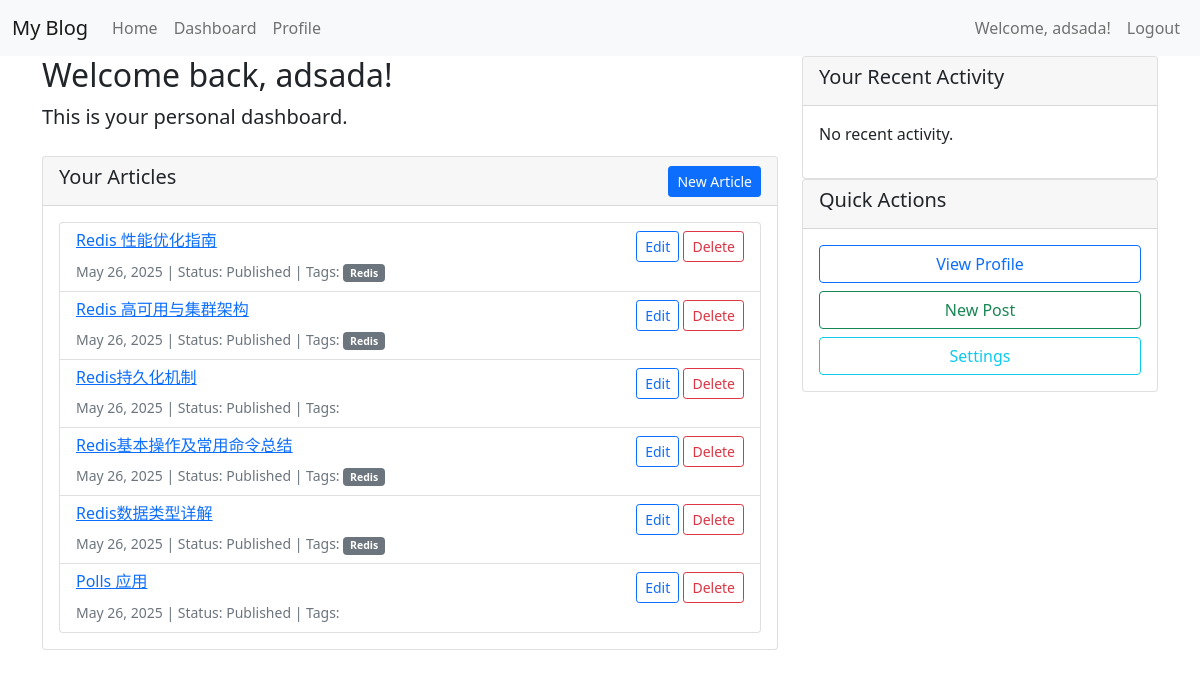
The app's page /dashboard/ (signed in) with its own data.
### blog/models.py (models this page shows, shortened)
class Article(models.Model):
    title = models.CharField(max_length=200)
    content = models.TextField()
    author = models.ForeignKey(User, on_delete=models.CASCADE)
    created_at = models.DateTimeField(default=timezone.now)
    updated_at = models.DateTimeField(auto_now=True)
    published = models.BooleanField(default=True)
    tags = TaggableManager()  # 替换原来的tags字段
    views = models.PositiveIntegerField(default=0)  # 新增，用于统计浏览量
    content_markdown = models.TextField(blank=True, editable=False)  # 新增字段，用于存储转换后的HTML
    class Meta:
        ordering = ['-created_at']

### blog/views.py (the view)
# urls.py: path('dashboard/', views.dashboard_view, name='dashboard'),  # 登录后的首页
@login_required
def dashboard_view(request):
    return render(request, 'blog/dashboard.html')

### templates/blog/dashboard.html (shortened to what this page needs)
{% extends 'blog/base.html' %}
{% block content %}
<div class="container">
    <div class="row">
    <div class="col-md-8">
        <h2>Welcome back, {{ user.username }}!</h2>
        <p class="lead">This is your personal dashboard.</p>
        <div class="card mt-4">
            <div class="card-header d-flex justify-content-between align-items-center">
                <h5>Your Articles</h5>
                <a href="{% url 'article_create' %}" class="btn btn-sm btn-primary">New Article</a>
            </div>
                <div class="card-body">
                    {% if user.article_set.all %}
                    <div class="list-group">
                        {% for article in user.article_set.all %}
                        <div class="list-group-item">
                            <div class="d-flex justify-content-between">
                                <div>
                                    <h6><a href="{% url 'article_detail' article.pk %}">{{ article.title }}</a></h6>
                                    <small class="text-muted">
                                        {{ article.created_at|date:"F d, Y" }} |
                                        Status: {% if article.published %}Published{% else %}Draft{% endif %} |
                                        Tags:
                                        {% for tag in article.tags.all %}
                                        <a href="{% url 'article_list_by_tag' tag.slug %}" class="badge bg-secondary text-decoration-none">
                                            {{ tag.name|safe }}
                                        </a>
                                        {% endfor %}
                                    </small>
                                </div>
                                <div>
                                    <a href="{% url 'article_update' article.pk %}" class="btn btn-sm btn-outline-primary">Edit</a>
                                    <a href="{% url 'article_delete' article.pk %}" class="btn btn-sm btn-outline-danger">Delete</a>
                                </div>
                            </div>
                        </div>
                        {% endfor %}
                    </div>
                    {% else %}
                    <p>You haven't written any articles yet.</p>
                    {% endif %}
                </div>
            </div>
        </div>
    <div class="col-md-4">
        <div class="card">
            <div class="card-header">
                    <h5>Your Recent Activity</h5>
            </div>
            <div class="card-body">
                <p>No recent activity.</p>
            </div>
        </div>
        <div class="card">
            <div class="card-header">
                <h5>Quick Actions</h5>
            </div>
            <div class="card-body">
                <a href="{% url 'profile' %}" class="btn btn-outline-primary d-block mb-2">View Profile</a>
                <a href="{% url 'article_create' %}" class="btn btn-outline-success d-block mb-2">New Post</a>
                <a href="#" class="btn btn-outline-info d-block">Settings</a>
            </div>
        </div>
    </div>
    </div>
</div>
{% endblock %}

### templates/blog/base.html (shortened to what this page needs)
<!DOCTYPE html>
<html lang="zh-CN">
<head>
    <link href="https://cdn.jsdelivr.net/npm/bootstrap@5.1.3/dist/css/bootstrap.min.css" rel="stylesheet">
</head>
<body>
    <nav class="navbar navbar-expand-lg navbar-light bg-light">
        <div class="container-fluid">
            <a class="navbar-brand" href="{% url 'home' %}">My Blog</a>
            <div class="collapse navbar-collapse" id="navbarNav">
                <ul class="navbar-nav me-auto">
                    <li class="nav-item">
                        <a class="nav-link" href="{% url 'home' %}">Home</a>
                    </li>
                    {% if user.is_authenticated %}
                    <li class="nav-item">
                        <a class="nav-link" href="{% url 'dashboard' %}">Dashboard</a>
                    </li>
                    <li class="nav-item">
                        <a class="nav-link" href="{% url 'profile' %}">Profile</a>
                    </li>
                    {% endif %}
                </ul>
                <ul class="navbar-nav">
                    {% if user.is_authenticated %}
                    <li class="nav-item">
                        <span class="nav-link">Welcome, {{ user.username }}!</span>
                    </li>
                    <li class="nav-item">
                        <a class="nav-link" href="{% url 'logout' %}">Logout</a>
                    </li>
                    {% endif %}
                </ul>
            </div>
        </div>
    </nav>
    <div class="container-fluid">
        {% block content %}{% endblock %}
    </div>
</body>
</html>

### records on screen
Article: title "Redis 性能优化指南", created_at "May 26, 2025", published "Published"
Tag: name "Redis"
Article: title "Redis 高可用与集群架构", created_at "May 26, 2025", published "Published"
Article: title "Redis持久化机制", created_at "May 26, 2025", published "Published"
Article: title "Redis基本操作及常用命令总结", created_at "May 26, 2025", published "Published"
Article: title "Redis数据类型详解", created_at "May 26, 2025", published "Published"
Article: title "Polls 应用", created_at "May 26, 2025", published "Published"

### other values on screen
{{ user.username }} "adsada"
